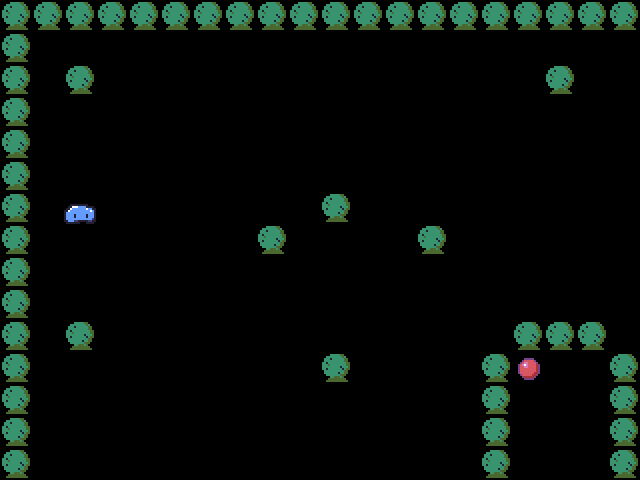

This is a level from a 2D game, rendered from its Tiled map with the project's own tilesets. A one-line summary and the complete map file follow:
An orthogonal 20x15 tile map with 32x32 px tiles, 1 tile layer (object).

<map version="1.0" orientation="orthogonal" renderorder="right-down" width="20" height="15" tilewidth="32" tileheight="32" nextobjectid="1">
 <tileset firstgid="1" name="tileset" tilewidth="32" tileheight="32" tilecount="64" columns="8">
  <image source="tileset.png" width="256" height="256" />
 </tileset>
 <layer name="object" width="20" height="15">
  <data encoding="csv">
3,3,3,3,3,3,3,3,3,3,3,3,3,3,3,3,3,3,3,3,
3,0,0,0,0,0,0,0,0,0,0,0,0,0,0,0,0,0,0,0,
3,0,3,0,0,0,0,0,0,0,0,0,0,0,0,0,0,3,0,0,
3,0,0,0,0,0,0,0,0,0,0,0,0,0,0,0,0,0,0,0,
3,0,0,0,0,0,0,0,0,0,0,0,0,0,0,0,0,0,0,0,
3,0,0,0,0,0,0,0,0,0,0,0,0,0,0,0,0,0,0,0,
3,0,22,0,0,0,0,0,0,0,3,0,0,0,0,0,0,0,0,0,
3,0,0,0,0,0,0,0,3,0,0,0,0,3,0,0,0,0,0,0,
3,0,0,0,0,0,0,0,0,0,0,0,0,0,0,0,0,0,0,0,
3,0,0,0,0,0,0,0,0,0,0,0,0,0,0,0,0,0,0,0,
3,0,3,0,0,0,0,0,0,0,0,0,0,0,0,0,3,3,3,0,
3,0,0,0,0,0,0,0,0,0,3,0,0,0,0,3,9,0,0,3,
3,0,0,0,0,0,0,0,0,0,0,0,0,0,0,3,0,0,0,3,
3,0,0,0,0,0,0,0,0,0,0,0,0,0,0,3,0,0,0,3,
3,0,0,0,0,0,0,0,0,0,0,0,0,0,0,3,0,0,0,3
</data>
 </layer>
</map>
